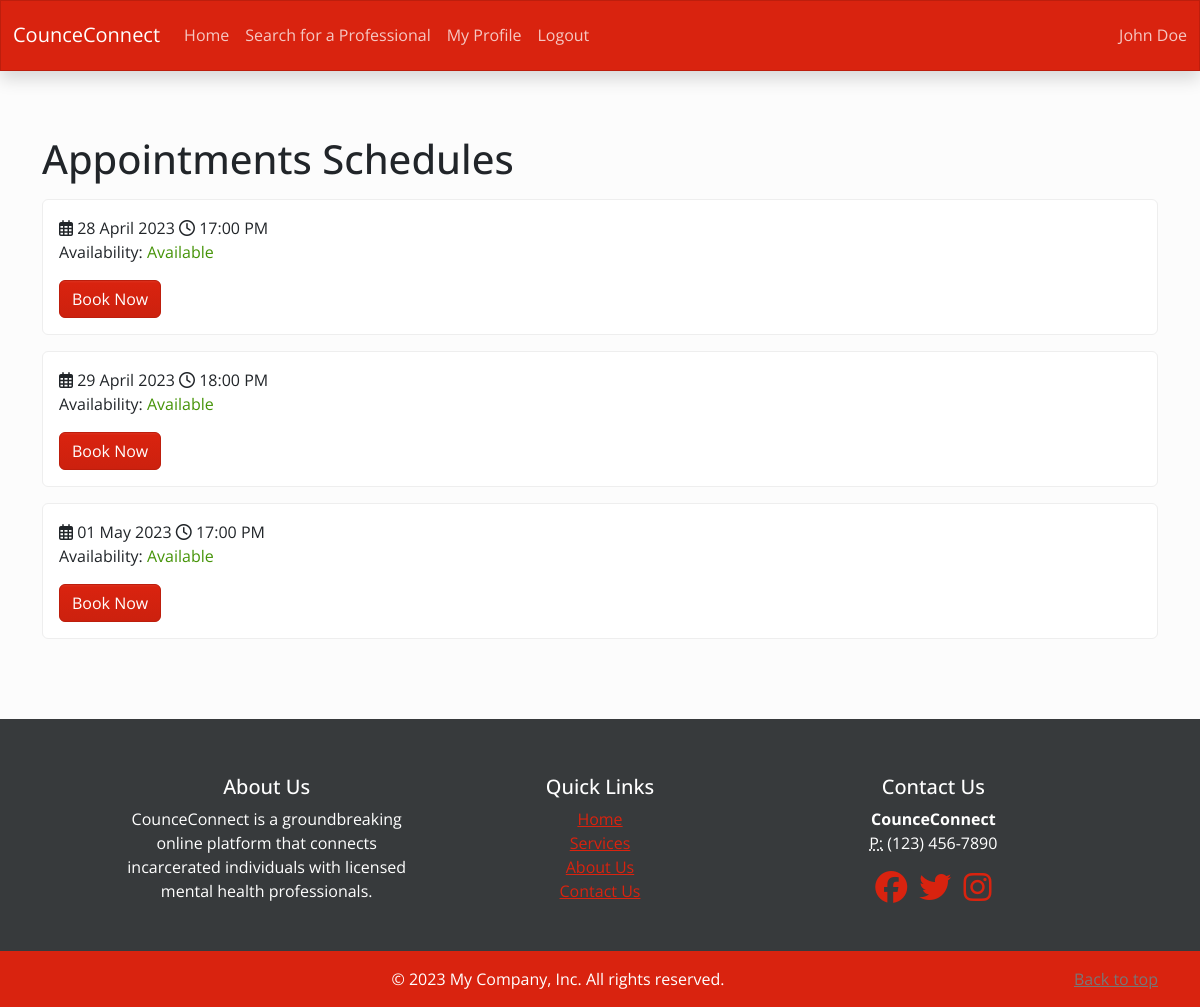
The page /professional/appointments/3 (signed in) on the database its author committed.
### app/models.py (models this page shows, shortened)
class User(UserMixin, db.Model):
    __tablename__ = 'user'
    id = db.Column(db.Integer, primary_key=True)
    username = db.Column(db.String(64), index=True, nullable=False,unique=True)
    email = db.Column(db.String(100), index=True, nullable=False,unique=True)
    password_hash = db.Column(db.String(128))
    user_type = db.Column(db.String(128), nullable=False)
    first_name = db.Column(db.String(64))
    last_name = db.Column(db.String(64))
    created = db.Column(db.DateTime, default=datetime.utcnow)
    modified = db.Column(db.DateTime, default=datetime.utcnow)
    __mapper_args__ = {
        'polymorphic_on': user_type,
        'polymorphic_identity': 'user'
    }

class Appointment(db.Model):
    id = db.Column(db.Integer, primary_key=True)
    timestamp = db.Column(db.DateTime, default=datetime.utcnow)
    professional=db.Column(db.Integer,db.ForeignKey('professional.id'))
    patient = db.Column(db.Integer, db.ForeignKey('inmate.id'))
    is_available=db.Column(db.String(10),default='True')

### app/professional/professional.py (the view)
@professional_bp.route('/appointments/<user_id>')
@login_required
def professional_appointments(user_id):
    professional=Professional.query.filter_by(id=user_id).first_or_404()
    return render_template('/professional_appointments.html',professional=professional)

### app/models.py (called while the page is built)
@login.user_loader
def load_user(id):
    return User.query.get(int(id))

### app/professional/templates/professional_appointments.html (shortened to what this page needs)
{% extends "base.html" %}
{% block content %}
<div class="container my-5 py-3">
    <h1>Appointments Schedules</h1>
    {% if professional.appointments.first() != None %}
    {% for appointment in professional.appointments %}
    <div class="card my-3">
        <div class="card-body">
            <span>
            <i class="fa-regular fa-calendar-days"></i>
            {{appointment.timestamp.strftime('%d %B %Y')}}
            <i class="fa-regular fa-clock"></i>
            {{appointment.timestamp.strftime('%H:%M %p')}}
            </span>
            {% if appointment.consulting_patient == None %}
            <p class="card-text">Availability: <span class="text-success">Available</span></p>
            {% if current_user!=professional %}
            <a href="{{url_for('patient.book_patient_appointment',user_id=current_user.id,appointment_id=appointment.id)}}"
               class="btn btn-primary">Book Now</a>
            {% endif %}
            {% else %}
            <p class="card-text">Availability: <span class="text-danger">Not Available</span></p>
            {% endif %}
        </div>
    </div>
    {% endfor %}
    {% else %}
            {% if current_user != professional%}
                 <h4 class="text-muted my-3">Looks like this service provider is not available currently</h4>
             {% endif %}
    {% endif %}
</div>
{% endblock %}

### app/templates/base.html (shortened to what this page needs)
<!doctype html>
<html lang="en">
<head>
    <link rel="stylesheet" href="{{ url_for('static', filename='css/bootstrap.min.css') }}">
    <link href="https://demos.creative-tim.com/soft-ui-design-system/assets/css/nucleo-icons.css" rel="stylesheet" />
    <link href="https://demos.creative-tim.com/soft-ui-design-system/assets/css/nucleo-svg.css" rel="stylesheet" />
</head>
<body>
<nav class="navbar navbar-expand-lg sticky-top navbar-dark bg-primary shadow ">
    <div class="container-fluid">
        <a class="navbar-brand" href="#">CounceConnect</a>
        <div class="collapse navbar-collapse" id="navbarSupportedContent">
            <ul class="navbar-nav me-auto mb-2 mb-lg-0">
                <li class="nav-item">
                    <a {% if request.path== url_for('index')%}
                    class="nav-link active"
                    {% else %} class="nav-link"
                    {% endif %}
                    aria-current="page" href="{{ url_for('index') }}">Home</a>
                </li>
                <li class="nav-item">
                    <a {% if request.path== url_for('search.search_professionals')%}
                    class="nav-link active"
                    {% else %} class="nav-link"
                    {% endif %}
                    aria-current="page" href="{{ url_for('search.search_professionals') }}">Search for a
                    Professional</a>
                </li>
                {% if not current_user.is_authenticated %}
                <li class="nav-item ">
                    <a {% if request.path== url_for('signup.signup')%}
                    class="nav-link active"
                    {% else %} class="nav-link"
                    {% endif %}
                    aria-current="page" href="{{ url_for('signup.signup') }}">Join Us</a>
                </li>
                {% else %}
                <li class="nav-item">
                    <a
                            {% if request.path== url_for('patient.profile') or request.path ==
                    url_for('professional.profile') %}
                    class="nav-link active"
                    {% else %} class="nav-link"
                    {% endif %}
                    aria-current="page"
                    {% if current_user.user_type== 'inmate' %}
                    href="{{url_for('patient.profile')}}"
                    {% else %}
                    href="{{url_for('professional.profile')}}"
                    {% endif %}
                    >My Profile</a>
                </li>
                <li class="nav-item">
                    <a class="nav-link" href="{{url_for('auth.logout')}}">Logout</a>
                </li>
                {% endif %}
            </ul>
            {% if current_user.is_authenticated %}
            <span class="navbar-text">
                            {{current_user.first_name}} {{current_user.last_name}}
            </span>
            {% endif %}
        </div>
    </div>
</nav>
{% block content %}{% endblock %}
<footer class="bg-dark text-light pt-4 text-center">
    <div class="container my-3 py-3 text-center" style="max-width:1000px">
        <div class="row">
            <div class="col-md-4">
                <h5>About Us</h5>
                <p>CounceConnect is a groundbreaking online platform that connects incarcerated individuals with licensed mental health professionals.  </p>
            </div>
            <div class="col-md-4">
                <h5>Quick Links</h5>
                <ul class="list-unstyled mx-auto">
                    <li><a href="#">Home</a></li>
                    <li><a href="#">Services</a></li>
                    <li><a href="#">About Us</a></li>
                    <li><a href="#">Contact Us</a></li>
                </ul>
            </div>
            <div class="col-md-4">
                <h5>Contact Us</h5>
                <address>
                    <strong>CounceConnect</strong><br>
                    <abbr title="Phone">P:</abbr> (123) 456-7890
                </address>
                <div class="social-icons">
                    <a href="#"><i class="fab fa-facebook fa-2x"></i></a>
                    <a href="#"><i class="fab fa-twitter fa-2x px-2"></i></a>
                    <a href="#"><i class="fab fa-instagram fa-2x"></i></a>
                </div>
            </div>
        </div>
    </div>
    <div class="bg-primary py-3">
        <div class="container text-center">
            <p class="mb-0">&copy; 2023 My Company, Inc. All rights reserved. <a class="float-end text-secondary" href="#">Back to top</a> </p>
        </div>
    </div>
</footer>
</body>
</html>

### rows shown on the page
User: first_name "John", last_name "Doe"
Appointment: timestamp "28 April 2023", timestamp "17:00 PM"
Appointment: timestamp "29 April 2023", timestamp "18:00 PM"
Appointment: timestamp "01 May 2023", timestamp "17:00 PM"
